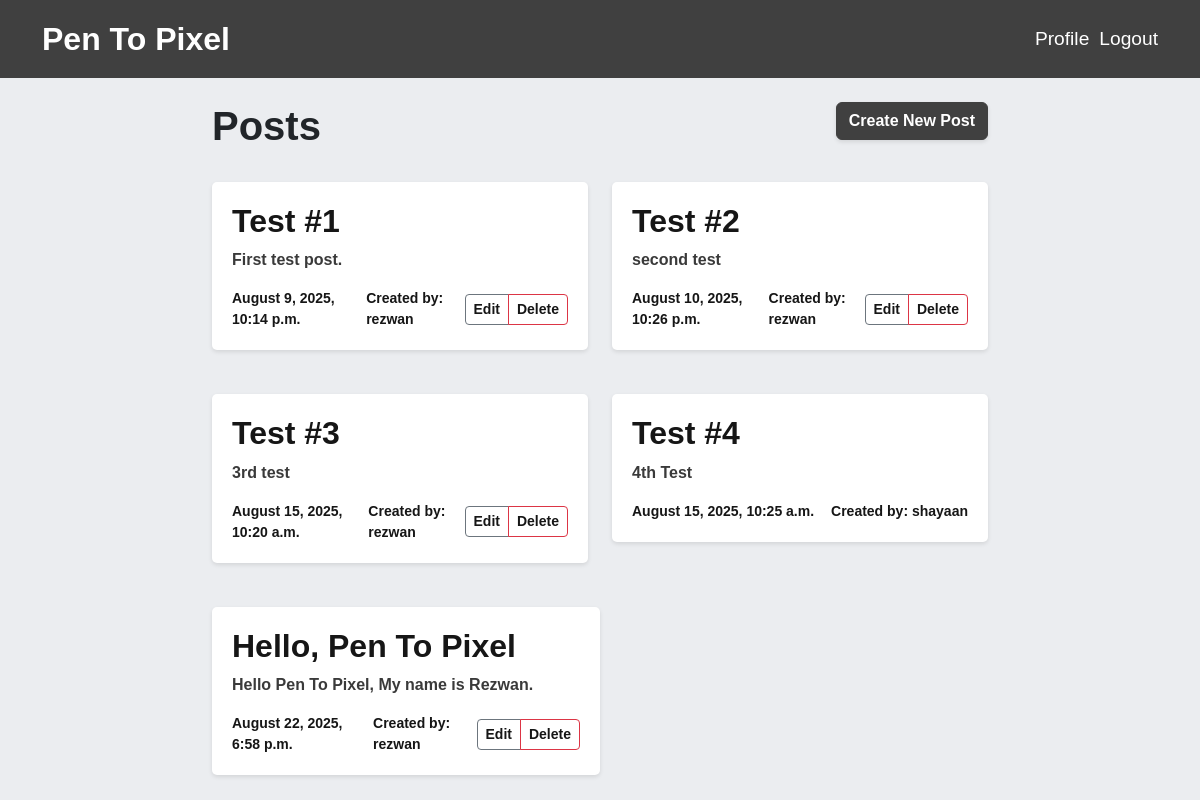
Page /blog/ (signed in) on the committed database.
### blog/models.py (models this page shows, shortened)
class Post(models.Model):
    title = models.CharField(max_length=200)
    content = models.TextField()
    created_at = models.DateTimeField(auto_now_add=True)
    author = models.ForeignKey(
        settings.AUTH_USER_MODEL,
        on_delete=models.CASCADE,
        related_name='posts'
    )

### blog/views.py (the view)
# urls.py: 2. Add a URL to urlpatterns:  path('', views.home, name='home')
def home(request):
    posts = Post.objects.all()
    return render(request, 'blog/home.html', {"posts": posts})

### blog/templates/blog/home.html (shortened to what this page needs)
{% extends "blog/base.html" %}
{% block content %}
<div class="row mb-4">
    <div class="col">
        <h1 class="display-8">Posts</h1>
    </div>
    <div class="col text-end">
        <a href="{% url 'post-create' %}" class="btn btn-primary">Create New Post</a>
    </div>
</div>
<div class="row">
    {% for post in posts %}
    <div class="col-md-6 mb-4">
        <div class="content-section">
            <h2>
                <a href="{% url 'post-detail' post.pk %}">{{ post.title }}</a>
            </h2>
            <p>{{ post.content }}</p>
            <div class="d-flex justify-content-between align-items-center">
                <small>{{ post.created_at|date:"F j, Y, g:i a" }}</small>
                <small>Created by: {{ post.author }}</small>
                {% if request.user.is_authenticated and request.user.username == post.author.username %}
                <div class="btn-group">
                    <a href="{% url 'post-update' post.pk %}" class="btn btn-sm btn-outline-secondary">Edit</a>
                    <a href="{% url 'post-delete' post.pk %}" class="btn btn-sm btn-outline-danger">Delete</a>
                    {% endif %}
                </div>
            </div>
        </div>
    </div>
    {% endfor %}
{% endblock %}

### blog/templates/blog/base.html (style rules this page uses)
body { background-color: #ebedf0; font-family: 'Trebuchet MS', 'Lucida Sans Unicode', 'Lucida Grande', 'Lucida Sans', Arial, sans-serif; }
.content-section { background: white; padding: 20px; border-radius: 5px; box-shadow: 0 2px 4px rgba(0, 0, 0, 0.1); margin-bottom: 20px; color: #161616; font-weight: bold }
.content-section a { text-decoration: none; font-weight: bold; color: #161616; }
.content-section p { text-decoration: none; font-weight: bold; color: rgb(58, 58, 58) }
.col.text-end a { background-color: #404040; border-color: #404040; font-weight: 600; box-shadow: 0 2px 4px rgba(0, 0, 0, 0.1); }
.col { font-weight: bold; }
.display-8 { font-weight: bold; }

### rows in the picture
Post: title "Test #1", content "First test post.", created_at "August 9, 2025, 10:14 p.m.", author "rezwan", shows "Edit"
Post: title "Test #2", content "second test", created_at "August 10, 2025, 10:26 p.m.", author "rezwan", shows "Edit"
Post: title "Test #3", content "3rd test", created_at "August 15, 2025, 10:20 a.m.", author "rezwan", shows "Edit"
Post: title "Test #4", content "4th Test", created_at "August 15, 2025, 10:25 a.m.", author "shayaan"
Post: title "Hello, Pen To Pixel", content "Hello Pen To Pixel, My name is Rezwan.", created_at "August 22, 2025, 6:58 p.m.", author "rezwan", shows "Edit"
